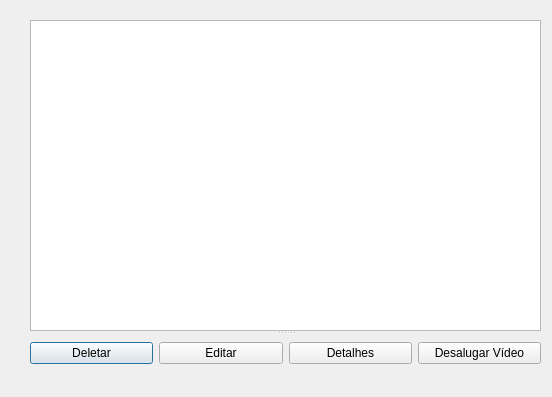
<?xml version="1.0" encoding="UTF-8"?>
<ui version="4.0">
 <class>search_video</class>
 <widget class="QDialog" name="search_video">
  <property name="geometry">
   <rect>
    <x>0</x>
    <y>0</y>
    <width>552</width>
    <height>397</height>
   </rect>
  </property>
  <property name="windowTitle">
   <string>Buscar Vídeo</string>
  </property>
  <widget class="QSplitter" name="splitter">
   <property name="geometry">
    <rect>
     <x>30</x>
     <y>20</y>
     <width>511</width>
     <height>351</height>
    </rect>
   </property>
   <property name="orientation">
    <enum>Qt::Vertical</enum>
   </property>
   <widget class="QTableWidget" name="video_search"/>
   <widget class="QWidget" name="layoutWidget">
    <layout class="QHBoxLayout" name="horizontalLayout">
     <item>
      <widget class="QPushButton" name="btn_delet">
       <property name="text">
        <string>Deletar</string>
       </property>
      </widget>
     </item>
     <item>
      <widget class="QPushButton" name="btn_edit">
       <property name="text">
        <string>Editar</string>
       </property>
      </widget>
     </item>
     <item>
      <widget class="QPushButton" name="btn_detail">
       <property name="text">
        <string>Detalhes</string>
       </property>
      </widget>
     </item>
     <item>
      <widget class="QPushButton" name="btn_desalug">
       <property name="text">
        <string>Desalugar Vídeo</string>
       </property>
      </widget>
     </item>
    </layout>
   </widget>
  </widget>
 </widget>
 <resources/>
 <connections/>
</ui>
